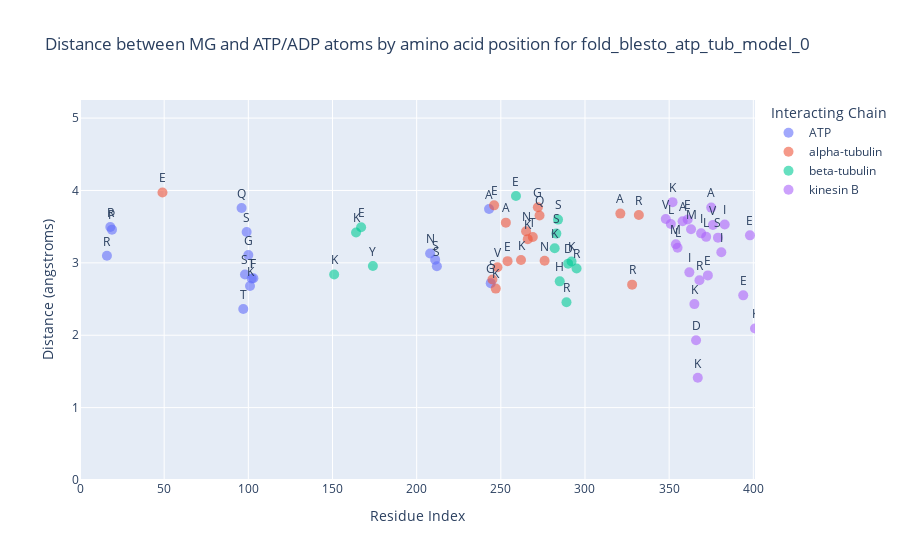
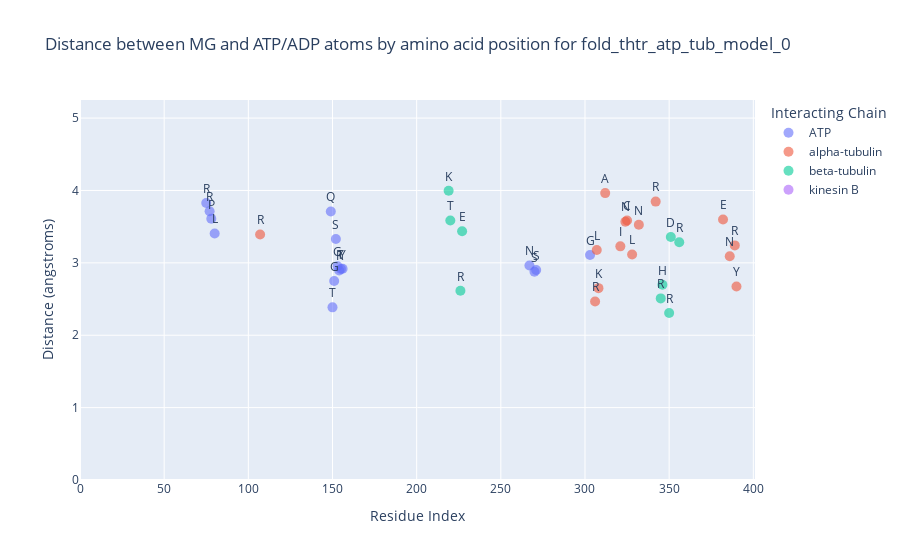
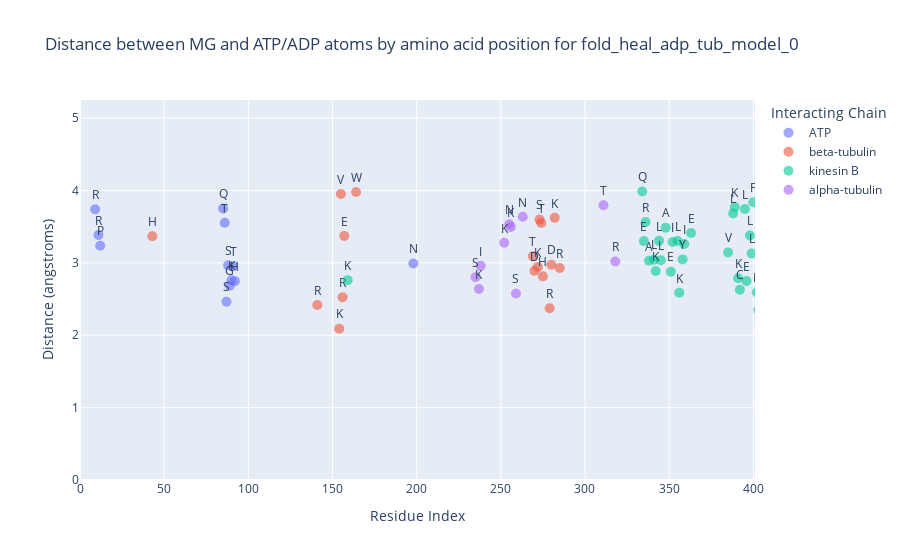
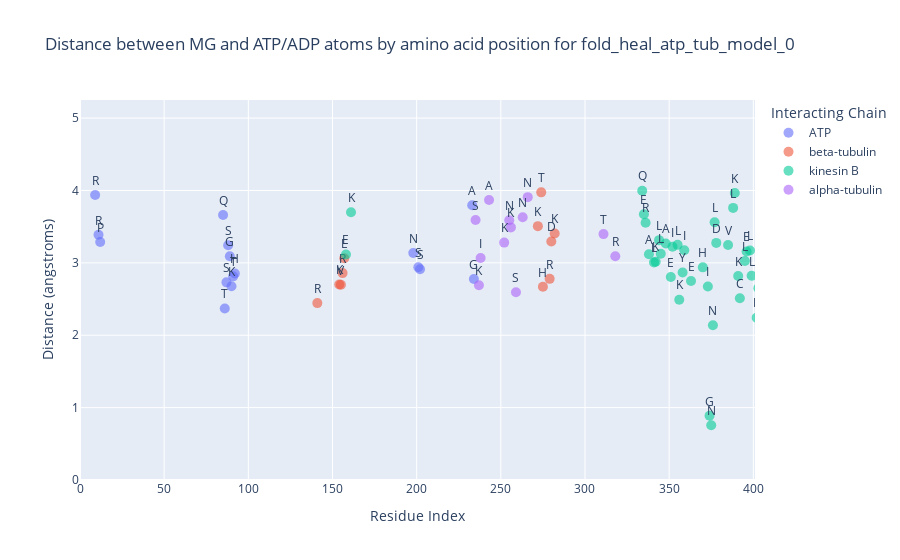

Here is the notebook cell these charts were saved with, in order:
### Code cell
import pandas as pd
import plotly.express as px

# Define the path to the CSV file
csv_file_path = "../../Jazzer_surf/3d_predictions/chimeras/test/interactions_all_files.csv"

# Read the CSV file into a DataFrame
df = pd.read_csv(csv_file_path)

# Function to create a plot for each file
def create_plots(df):
    unique_files = df['file'].unique()
    plots = []

    for file in unique_files:
        df_file = df[df['file'] == file]

        # Filter to get the shortest distances for each interaction
        df_filtered = df_file.loc[df_file[df_file['chain'] == 'A'].groupby(['resi', 'interacting_chain'])['distance (angstroms)'].idxmin()]

        # Exclude interactions with Mg and chain letters A, G, H
        df_filtered = df_filtered[(df_filtered['interacting_resn'] != 'MG') & (~df_filtered['interacting_chain'].isin(['A', 'G', 'H']))]

        # Map interacting_resn to single-letter codes for better readability
        aa_dict = {
            'ALA': 'A', 'ARG': 'R', 'ASN': 'N', 'ASP': 'D', 'CYS': 'C', 'GLN': 'Q', 'GLU': 'E', 'GLY': 'G',
            'HIS': 'H', 'ILE': 'I', 'LEU': 'L', 'LYS': 'K', 'MET': 'M', 'PHE': 'F', 'PRO': 'P', 'SER': 'S',
            'THR': 'T', 'TRP': 'W', 'TYR': 'Y', 'VAL': 'V'
        }
        df_filtered['residue_one_letter'] = df_filtered['resn'].map(aa_dict)
        df_filtered['residue'] = df_filtered['resi'].astype(str) + df_filtered['residue_one_letter']

        # Replace chain letters with descriptive names
        chain_map = {
            'B': 'kinesin B',
            'C': 'alpha-tubulin',
            'D': 'beta-tubulin',
            'E': 'ATP',
            'F': 'ATP'
        }
        df_filtered['interacting_chain'] = df_filtered['interacting_chain'].map(chain_map)

        # Create the interactive plot
        fig = px.scatter(df_filtered, x='resi', y='distance (angstroms)', color='interacting_chain', text='residue_one_letter',
                         labels={'resi': 'Residue Index', 'distance (angstroms)': 'Distance (angstroms)', 'interacting_chain': 'Interacting Chain'},
                         title=f"Distance between MG and ATP/ADP atoms by amino acid position for {file}")

        # Update layout for better visualization
        fig.update_traces(textposition='top center', marker=dict(size=10, opacity=0.6))
        fig.update_layout(
            legend_title_text='Interacting Chain',
            xaxis_range=[0, 401],  # Set a fixed range for the x-axis
            yaxis_range=[0, 5.25]  # Set a fixed range for the y-axis
        )

        # Show the plot
        fig.show()

        plots.append(fig)

    return plots

# Create and display the plots
plots = create_plots(df)

### Figure 1 — Plotly figure (JSON) as saved in the notebook; plotly's stock layout.template omitted (floating-point values rounded to 4 significant figures)
{"data": [{"hovertemplate": "Interacting Chain=ATP<br>Residue Index=%{x}<br>Distance (angstroms)=%{y}<br>residue_one_letter=%{text}<extra></extra>", "legendgroup": "ATP", "marker": {"color": "#636efa", "opacity": 0.6, "size": 10, "symbol": "circle"}, "mode": "markers+text", "name": "ATP", "orientation": "v", "showlegend": true, "text": ["R", "R", "P", "Q", "T", "S", "S", "G", "K", "T", "F", "N", "S", "S", "A", "G"], "textposition": "top center", "type": "scatter", "x": [16, 18, 19, 96, 97, 98, 99, 100, 101, 102, 103, 208, 211, 212, 243, 244], "xaxis": "x", "y": [3.098, 3.496, 3.459, 3.757, 2.364, 2.84, 3.426, 3.108, 2.68, 2.783, 2.787, 3.13, 3.043, 2.953, 3.744, 2.72], "yaxis": "y"}, {"hovertemplate": "Interacting Chain=alpha-tubulin<br>Residue Index=%{x}<br>Distance (angstroms)=%{y}<br>residue_one_letter=%{text}<extra></extra>", "legendgroup": "alpha-tubulin", "marker": {"color": "#EF553B", "opacity": 0.6, "size": 10, "symbol": "circle"}, "mode": "markers+text", "name": "alpha-tubulin", "orientation": "v", "showlegend": true, "text": ["E", "S", "E", "K", "V", "A", "E", "K", "N", "K", "T", "G", "Q", "N", "A", "R", "R"], "textposition": "top center", "type": "scatter", "x": [49, 245, 246, 247, 248, 253, 254, 262, 265, 266, 269, 272, 273, 276, 321, 328, 332], "xaxis": "x", "y": [3.972, 2.771, 3.794, 2.644, 2.94, 3.556, 3.024, 3.04, 3.436, 3.327, 3.357, 3.769, 3.654, 3.028, 3.681, 2.699, 3.66], "yaxis": "y"}, {"hovertemplate": "Interacting Chain=beta-tubulin<br>Residue Index=%{x}<br>Distance (angstroms)=%{y}<br>residue_one_letter=%{text}<extra></extra>", "legendgroup": "beta-tubulin", "marker": {"color": "#00cc96", "opacity": 0.6, "size": 10, "symbol": "circle"}, "mode": "markers+text", "name": "beta-tubulin", "orientation": "v", "showlegend": true, "text": ["K", "K", "E", "Y", "E", "K", "S", "S", "H", "R", "D", "K", "R"], "textposition": "top center", "type": "scatter", "x": [151, 164, 167, 174, 259, 282, 283, 284, 285, 289, 290, 292, 295], "xaxis": "x", "y": [2.84, 3.419, 3.493, 2.958, 3.924, 3.201, 3.404, 3.597, 2.745, 2.455, 2.989, 3.018, 2.922], "yaxis": "y"}, {"hovertemplate": "Interacting Chain=kinesin B<br>Residue Index=%{x}<br>Distance (angstroms)=%{y}<br>residue_one_letter=%{text}<extra></extra>", "legendgroup": "kinesin B", "marker": {"color": "#ab63fa", "opacity": 0.6, "size": 10, "symbol": "circle"}, "mode": "markers+text", "name": "kinesin B", "orientation": "v", "showlegend": true, "text": ["V", "L", "K", "M", "L", "A", "E", "I", "M", "K", "D", "K", "R", "I", "L", "E", "A", "V", "S", "I", "I", "E", "E", "K", "V", "Y", "M", "E", "L", "T", "R", "R", "L", "E", "V", "M", "N", "L", "R", "E", "I", "K", "T", "E", "N", "I", "K", "D", "Y", "L", "N", "H", "I", "L", "Q", "K", "L", "T", "E", "T", "L", "K", "E", "H", "I", "L", "A", "Q", "L", "I", "L", "N", "K", "L", "E", "I", "K", "D", "E", "I", "W", "K", "Q", "R", "I", "L", "E", "Q", "I", "L", "R", "Q", "L", "E", "Q", "K", "S", "L", "I", "R", "C", "L", "E", "W", "Q"], "textposition": "top center", "type": "scatter", "x": [348, 351, 352, 354, 355, 358, 361, 362, 363, 365, 366, 367, 368, 369, 372, 373, 375, 376, 379, 381, 383, 394, 398, 401, 404, 405, 408, 411, 412, 415, 416, 418, 419, 422, 423, 425, 426, 429, 430, 432, 433, 436, 437, 439, 440, 443, 444, 446, 447, 450, 451, 453, 454, 457, 458, 460, 461, 464, 465, 467, 468, 471, 472, 474, 475, 478, 481, 482, 485, 489, 492, 493, 496, 499, 500, 503, 506, 507, 509, 510, 513, 514, 516, 518, 526, 529, 530, 532, 533, 536, 537, 539, 540, 543, 544, 545, 547, 550, 551, 553, 554, 557, 558, 561, 564], "xaxis": "x", "y": [3.606, 3.538, 3.839, 3.258, 3.209, 3.576, 3.599, 2.869, 3.464, 2.43, 1.93, 1.413, 2.76, 3.408, 3.359, 2.827, 3.763, 3.523, 3.348, 3.146, 3.53, 2.551, 3.38, 2.093, 2.592, 2.013, 2.889, 2.773, 3.424, 3.861, 2.547, 3.671, 3.549, 2.132, 3.72, 3.381, 2.115, 2.64, 3.791, 3.787, 3.12, 2.613, 2.743, 3.511, 2.517, 3.307, 3.844, 2.939, 3.021, 2.981, 3.083, 3.569, 2.871, 3.65, 3.405, 3.832, 3.555, 3.457, 3.794, 3.824, 3.542, 2.64, 2.695, 3.919, 3.272, 3.222, 2.768, 2.768, 3.072, 3.087, 3.189, 3.183, 3.541, 3.096, 3.791, 3.077, 2.025, 1.817, 3.632, 3.198, 3.368, 3.151, 3.889, 2.904, 3.555, 3.205, 3.958, 3.813, 3.206, 3.747, 3.693, 3.567, 3.495, 3.626, 3.662, 3.507, 2.609, 3.531, 3.564, 2.781, 2.385, 3.603, 2.968, 2.398, 2.736], "yaxis": "y"}], "layout": {"legend": {"title": {"text": "Interacting Chain"}, "tracegroupgap": 0}, "title": {"text": "Distance between MG and ATP/ADP atoms by amino acid position for fold_blesto_atp_tub_model_0"}, "xaxis": {"anchor": "y", "domain": [0, 1], "range": [0, 401], "title": {"text": "Residue Index"}}, "yaxis": {"anchor": "x", "domain": [0, 1], "range": [0, 5.25], "title": {"text": "Distance (angstroms)"}}}}

### Figure 2 — Plotly figure (JSON) as saved in the notebook; plotly's stock layout.template omitted (floating-point values rounded to 4 significant figures)
{"data": [{"hovertemplate": "Interacting Chain=ATP<br>Residue Index=%{x}<br>Distance (angstroms)=%{y}<br>residue_one_letter=%{text}<extra></extra>", "legendgroup": "ATP", "marker": {"color": "#636efa", "opacity": 0.6, "size": 10, "symbol": "circle"}, "mode": "markers+text", "name": "ATP", "orientation": "v", "showlegend": true, "text": ["R", "R", "P", "L", "Q", "T", "G", "S", "G", "K", "T", "Y", "N", "S", "S", "G"], "textposition": "top center", "type": "scatter", "x": [75, 77, 78, 80, 149, 150, 151, 152, 153, 154, 155, 156, 267, 270, 271, 303], "xaxis": "x", "y": [3.827, 3.714, 3.609, 3.407, 3.708, 2.385, 2.749, 3.33, 2.954, 2.896, 2.916, 2.917, 2.963, 2.876, 2.902, 3.108], "yaxis": "y"}, {"hovertemplate": "Interacting Chain=alpha-tubulin<br>Residue Index=%{x}<br>Distance (angstroms)=%{y}<br>residue_one_letter=%{text}<extra></extra>", "legendgroup": "alpha-tubulin", "marker": {"color": "#EF553B", "opacity": 0.6, "size": 10, "symbol": "circle"}, "mode": "markers+text", "name": "alpha-tubulin", "orientation": "v", "showlegend": true, "text": ["R", "R", "L", "K", "A", "I", "N", "C", "L", "N", "R", "E", "N", "R", "Y"], "textposition": "top center", "type": "scatter", "x": [107, 306, 307, 308, 312, 321, 324, 325, 328, 332, 342, 382, 386, 389, 390], "xaxis": "x", "y": [3.393, 2.467, 3.177, 2.651, 3.964, 3.228, 3.569, 3.586, 3.115, 3.526, 3.846, 3.599, 3.091, 3.241, 2.673], "yaxis": "y"}, {"hovertemplate": "Interacting Chain=beta-tubulin<br>Residue Index=%{x}<br>Distance (angstroms)=%{y}<br>residue_one_letter=%{text}<extra></extra>", "legendgroup": "beta-tubulin", "marker": {"color": "#00cc96", "opacity": 0.6, "size": 10, "symbol": "circle"}, "mode": "markers+text", "name": "beta-tubulin", "orientation": "v", "showlegend": true, "text": ["K", "T", "R", "E", "R", "H", "R", "D", "R"], "textposition": "top center", "type": "scatter", "x": [219, 220, 226, 227, 345, 346, 350, 351, 356], "xaxis": "x", "y": [3.995, 3.585, 2.614, 3.437, 2.509, 2.697, 2.306, 3.357, 3.285], "yaxis": "y"}, {"hovertemplate": "Interacting Chain=kinesin B<br>Residue Index=%{x}<br>Distance (angstroms)=%{y}<br>residue_one_letter=%{text}<extra></extra>", "legendgroup": "kinesin B", "marker": {"color": "#ab63fa", "opacity": 0.6, "size": 10, "symbol": "circle"}, "mode": "markers+text", "name": "kinesin B", "orientation": "v", "showlegend": true, "text": ["L", "L", "K", "I", "L", "Q", "E", "L", "R", "A", "V", "L", "Q", "E", "N", "L", "Q", "A", "Y", "L", "Q", "V", "L", "T", "S", "L", "L", "V", "T", "A", "E", "R", "D", "A", "Y", "A", "H", "Q", "L", "A", "L", "A", "P", "Q", "T", "A", "I", "D", "D", "G", "L", "L", "D", "D", "S", "A", "A", "A", "A", "L", "E", "T", "N", "F", "Q", "D", "K", "V", "A", "L", "D", "R", "I", "K", "E", "L", "I", "K", "L", "K", "Y", "E", "L", "A", "L", "Q", "S", "I", "A", "T", "I", "E", "A", "D", "K", "I", "E"], "textposition": "top center", "type": "scatter", "x": [412, 415, 416, 419, 422, 423, 425, 426, 430, 440, 448, 451, 452, 454, 455, 458, 459, 461, 462, 465, 466, 469, 472, 473, 475, 476, 477, 479, 480, 481, 482, 483, 484, 485, 486, 487, 488, 489, 490, 493, 495, 496, 497, 498, 499, 504, 508, 549, 550, 554, 556, 557, 558, 559, 561, 564, 568, 569, 571, 575, 579, 582, 587, 589, 593, 594, 595, 596, 601, 603, 604, 605, 607, 610, 611, 614, 617, 621, 624, 628, 631, 632, 635, 636, 638, 639, 640, 642, 643, 644, 645, 646, 647, 648, 649, 652, 653], "xaxis": "x", "y": [3.196, 3.403, 3.659, 2.871, 3.589, 3.087, 3.52, 2.95, 2.936, 3.971, 3.301, 3.259, 3.796, 3.531, 2.687, 2.764, 3.564, 3.294, 2.953, 3.183, 3.622, 3.259, 3.619, 3.622, 3.344, 3.023, 3.434, 3.366, 3.371, 3.83, 2.696, 2.867, 2.869, 3.47, 3.35, 3.93, 3.343, 2.686, 3.561, 3.504, 3.541, 3.462, 3.343, 2.587, 3.397, 3.448, 3.837, 3.075, 2.983, 3.215, 2.526, 2.493, 2.92, 2.721, 3.302, 3.439, 2.861, 3.735, 3.492, 2.973, 3.616, 3.74, 3.568, 3.067, 3.496, 2.949, 2.577, 3.211, 3.739, 2.914, 3.624, 1.615, 2.364, 3.321, 3.051, 3.195, 3.172, 3.771, 3.872, 3.432, 2.984, 2.574, 2.837, 3.386, 2.914, 1.557, 2.571, 2.703, 2.842, 3.121, 3.476, 3.359, 2.897, 2.759, 2.705, 3.119, 3.024], "yaxis": "y"}], "layout": {"legend": {"title": {"text": "Interacting Chain"}, "tracegroupgap": 0}, "title": {"text": "Distance between MG and ATP/ADP atoms by amino acid position for fold_thtr_atp_tub_model_0"}, "xaxis": {"anchor": "y", "domain": [0, 1], "range": [0, 401], "title": {"text": "Residue Index"}}, "yaxis": {"anchor": "x", "domain": [0, 1], "range": [0, 5.25], "title": {"text": "Distance (angstroms)"}}}}

### Figure 3 — Plotly figure (JSON) as saved in the notebook; plotly's stock layout.template omitted (floating-point values rounded to 4 significant figures)
{"data": [{"hovertemplate": "Interacting Chain=ATP<br>Residue Index=%{x}<br>Distance (angstroms)=%{y}<br>residue_one_letter=%{text}<extra></extra>", "legendgroup": "ATP", "marker": {"color": "#636efa", "opacity": 0.6, "size": 10, "symbol": "circle"}, "mode": "markers+text", "name": "ATP", "orientation": "v", "showlegend": true, "text": ["R", "R", "P", "Q", "T", "S", "S", "G", "K", "T", "H", "N"], "textposition": "top center", "type": "scatter", "x": [9, 11, 12, 85, 86, 87, 88, 89, 90, 91, 92, 198], "xaxis": "x", "y": [3.739, 3.385, 3.237, 3.751, 3.554, 2.464, 2.966, 2.684, 2.758, 2.955, 2.747, 2.992], "yaxis": "y"}, {"hovertemplate": "Interacting Chain=beta-tubulin<br>Residue Index=%{x}<br>Distance (angstroms)=%{y}<br>residue_one_letter=%{text}<extra></extra>", "legendgroup": "beta-tubulin", "marker": {"color": "#EF553B", "opacity": 0.6, "size": 10, "symbol": "circle"}, "mode": "markers+text", "name": "beta-tubulin", "orientation": "v", "showlegend": true, "text": ["H", "R", "K", "V", "R", "E", "W", "T", "D", "K", "S", "T", "H", "R", "D", "K", "R"], "textposition": "top center", "type": "scatter", "x": [43, 141, 154, 155, 156, 157, 164, 269, 270, 272, 273, 274, 275, 279, 280, 282, 285], "xaxis": "x", "y": [3.368, 2.418, 2.09, 3.951, 2.524, 3.372, 3.978, 3.091, 2.889, 2.943, 3.598, 3.55, 2.813, 2.372, 2.975, 3.622, 2.929], "yaxis": "y"}, {"hovertemplate": "Interacting Chain=kinesin B<br>Residue Index=%{x}<br>Distance (angstroms)=%{y}<br>residue_one_letter=%{text}<extra></extra>", "legendgroup": "kinesin B", "marker": {"color": "#00cc96", "opacity": 0.6, "size": 10, "symbol": "circle"}, "mode": "markers+text", "name": "kinesin B", "orientation": "v", "showlegend": true, "text": ["K", "Q", "E", "R", "A", "L", "K", "L", "L", "A", "E", "I", "L", "K", "Y", "I", "E", "V", "L", "K", "K", "C", "L", "E", "L", "L", "F", "K", "E", "E", "E", "K", "K", "E", "L", "S", "E", "Q", "L", "D", "T", "I", "S", "I", "Q", "L", "D", "K", "E", "E", "L", "Q", "T", "Q", "V", "L", "K", "E", "A", "K", "Y", "L", "S", "E", "N", "L", "Q", "L", "I", "K", "L", "L", "K", "N", "S", "Q", "T", "I", "L", "S", "E", "N", "I", "K", "Q", "L", "K", "I"], "textposition": "top center", "type": "scatter", "x": [159, 334, 335, 336, 338, 341, 342, 344, 345, 348, 351, 352, 355, 356, 358, 359, 363, 385, 388, 389, 391, 392, 395, 396, 398, 399, 400, 402, 403, 404, 405, 406, 407, 408, 409, 410, 411, 412, 413, 414, 415, 416, 417, 418, 419, 420, 422, 423, 424, 426, 427, 430, 431, 433, 434, 437, 438, 440, 441, 443, 444, 447, 448, 450, 451, 454, 457, 458, 461, 462, 464, 465, 468, 469, 472, 475, 476, 479, 482, 483, 485, 486, 489, 490, 492, 493, 496, 497], "xaxis": "x", "y": [2.761, 3.985, 3.301, 3.565, 3.028, 3.044, 2.888, 3.304, 3.035, 3.487, 2.878, 3.289, 3.302, 2.586, 3.048, 3.26, 3.412, 3.143, 3.682, 3.771, 2.787, 2.629, 3.744, 2.75, 3.377, 3.129, 3.838, 2.594, 2.348, 3.96, 2.6, 2.572, 1.616, 3.455, 3.162, 2.335, 2.155, 3.137, 2.889, 2.58, 2.327, 3.082, 3.183, 3.378, 3.382, 3.441, 2.942, 3.498, 3.518, 3.228, 3.133, 2.738, 2.719, 3.805, 3.398, 3.621, 3.889, 3.522, 3.505, 3.652, 3.304, 3.338, 3.286, 3.797, 2.809, 2.797, 3.463, 3.267, 3.284, 3.249, 3.56, 3.391, 2.856, 2.689, 3.31, 2.893, 2.963, 3.425, 3.247, 3.532, 2.715, 2.796, 3.099, 2.876, 3.558, 3.225, 3.718, 3.519], "yaxis": "y"}, {"hovertemplate": "Interacting Chain=alpha-tubulin<br>Residue Index=%{x}<br>Distance (angstroms)=%{y}<br>residue_one_letter=%{text}<extra></extra>", "legendgroup": "alpha-tubulin", "marker": {"color": "#ab63fa", "opacity": 0.6, "size": 10, "symbol": "circle"}, "mode": "markers+text", "name": "alpha-tubulin", "orientation": "v", "showlegend": true, "text": ["S", "K", "I", "K", "N", "K", "S", "N", "T", "R"], "textposition": "top center", "type": "scatter", "x": [235, 237, 238, 252, 255, 256, 259, 263, 311, 318], "xaxis": "x", "y": [2.803, 2.638, 2.959, 3.277, 3.534, 3.495, 2.577, 3.637, 3.796, 3.02], "yaxis": "y"}], "layout": {"legend": {"title": {"text": "Interacting Chain"}, "tracegroupgap": 0}, "title": {"text": "Distance between MG and ATP/ADP atoms by amino acid position for fold_heal_adp_tub_model_0"}, "xaxis": {"anchor": "y", "domain": [0, 1], "range": [0, 401], "title": {"text": "Residue Index"}}, "yaxis": {"anchor": "x", "domain": [0, 1], "range": [0, 5.25], "title": {"text": "Distance (angstroms)"}}}}

### Figure 4 — Plotly figure (JSON) as saved in the notebook; plotly's stock layout.template omitted (floating-point values rounded to 4 significant figures)
{"data": [{"hovertemplate": "Interacting Chain=ATP<br>Residue Index=%{x}<br>Distance (angstroms)=%{y}<br>residue_one_letter=%{text}<extra></extra>", "legendgroup": "ATP", "marker": {"color": "#636efa", "opacity": 0.6, "size": 10, "symbol": "circle"}, "mode": "markers+text", "name": "ATP", "orientation": "v", "showlegend": true, "text": ["R", "R", "P", "Q", "T", "S", "S", "G", "K", "T", "H", "N", "S", "S", "A", "G"], "textposition": "top center", "type": "scatter", "x": [9, 11, 12, 85, 86, 87, 88, 89, 90, 91, 92, 198, 201, 202, 233, 234], "xaxis": "x", "y": [3.937, 3.388, 3.289, 3.662, 2.37, 2.731, 3.244, 3.091, 2.676, 2.813, 2.852, 3.136, 2.938, 2.911, 3.795, 2.776], "yaxis": "y"}, {"hovertemplate": "Interacting Chain=beta-tubulin<br>Residue Index=%{x}<br>Distance (angstroms)=%{y}<br>residue_one_letter=%{text}<extra></extra>", "legendgroup": "beta-tubulin", "marker": {"color": "#EF553B", "opacity": 0.6, "size": 10, "symbol": "circle"}, "mode": "markers+text", "name": "beta-tubulin", "orientation": "v", "showlegend": true, "text": ["R", "K", "V", "R", "E", "K", "T", "H", "R", "D", "K", "T", "I", "Q", "D", "K"], "textposition": "top center", "type": "scatter", "x": [141, 154, 155, 156, 157, 272, 274, 275, 279, 280, 282, 415, 418, 419, 422, 423], "xaxis": "x", "y": [2.444, 2.701, 2.697, 2.858, 3.064, 3.507, 3.974, 2.669, 2.779, 3.296, 3.405, 3.149, 3.467, 3.843, 3.42, 3.526], "yaxis": "y"}, {"hovertemplate": "Interacting Chain=kinesin B<br>Residue Index=%{x}<br>Distance (angstroms)=%{y}<br>residue_one_letter=%{text}<extra></extra>", "legendgroup": "kinesin B", "marker": {"color": "#00cc96", "opacity": 0.6, "size": 10, "symbol": "circle"}, "mode": "markers+text", "name": "kinesin B", "orientation": "v", "showlegend": true, "text": ["E", "K", "Q", "E", "R", "A", "L", "K", "L", "L", "A", "E", "I", "L", "K", "Y", "I", "E", "H", "I", "G", "N", "N", "L", "D", "V", "L", "K", "K", "C", "L", "E", "L", "L", "K", "E", "E", "K", "L", "S", "Q", "L", "I", "S", "Q", "L", "K", "E", "E", "L", "Q", "T", "Q", "V", "L", "K", "E", "A", "K", "Y", "L", "S", "E", "N", "L", "Q", "L", "I", "K", "L", "L", "K", "N", "S", "Q", "T", "I", "L", "S", "E", "N", "I", "K", "Q", "L", "K", "I"], "textposition": "top center", "type": "scatter", "x": [158, 161, 334, 335, 336, 338, 341, 342, 344, 345, 348, 351, 352, 355, 356, 358, 359, 363, 370, 373, 374, 375, 376, 377, 378, 385, 388, 389, 391, 392, 395, 396, 398, 399, 402, 403, 405, 406, 409, 410, 412, 413, 416, 417, 419, 420, 423, 424, 426, 427, 430, 431, 433, 434, 437, 438, 440, 441, 443, 444, 447, 448, 450, 451, 454, 457, 458, 461, 462, 464, 465, 468, 469, 472, 475, 476, 479, 482, 483, 485, 486, 489, 490, 492, 493, 496, 497], "xaxis": "x", "y": [3.116, 3.698, 3.997, 3.671, 3.555, 3.12, 3.007, 3.016, 3.314, 3.126, 3.268, 2.804, 3.222, 3.249, 2.491, 2.867, 3.174, 2.75, 2.938, 2.674, 0.8871, 0.7555, 2.137, 3.562, 3.276, 3.247, 3.759, 3.966, 2.819, 2.51, 3.027, 3.158, 3.17, 2.821, 2.243, 2.651, 2.527, 2.549, 3.069, 3.715, 2.971, 2.706, 3.027, 2.992, 3.312, 3.233, 3.295, 3.574, 3.58, 3.175, 2.633, 2.618, 3.976, 3.396, 3.649, 3.621, 3.693, 3.639, 3.457, 3.18, 3.048, 3.354, 3.855, 2.618, 2.82, 3.545, 3.207, 3.149, 3.5, 3.515, 3.315, 2.863, 2.744, 3.318, 2.805, 3.031, 3.456, 3.14, 3.54, 2.727, 2.17, 3.208, 2.659, 3.662, 3.231, 3.44, 2.635], "yaxis": "y"}, {"hovertemplate": "Interacting Chain=alpha-tubulin<br>Residue Index=%{x}<br>Distance (angstroms)=%{y}<br>residue_one_letter=%{text}<extra></extra>", "legendgroup": "alpha-tubulin", "marker": {"color": "#ab63fa", "opacity": 0.6, "size": 10, "symbol": "circle"}, "mode": "markers+text", "name": "alpha-tubulin", "orientation": "v", "showlegend": true, "text": ["S", "K", "I", "A", "K", "N", "K", "S", "N", "N", "T", "R"], "textposition": "top center", "type": "scatter", "x": [235, 237, 238, 243, 252, 255, 256, 259, 263, 266, 311, 318], "xaxis": "x", "y": [3.592, 2.69, 3.067, 3.867, 3.28, 3.59, 3.49, 2.594, 3.63, 3.908, 3.397, 3.092], "yaxis": "y"}], "layout": {"legend": {"title": {"text": "Interacting Chain"}, "tracegroupgap": 0}, "title": {"text": "Distance between MG and ATP/ADP atoms by amino acid position for fold_heal_atp_tub_model_0"}, "xaxis": {"anchor": "y", "domain": [0, 1], "range": [0, 401], "title": {"text": "Residue Index"}}, "yaxis": {"anchor": "x", "domain": [0, 1], "range": [0, 5.25], "title": {"text": "Distance (angstroms)"}}}}
